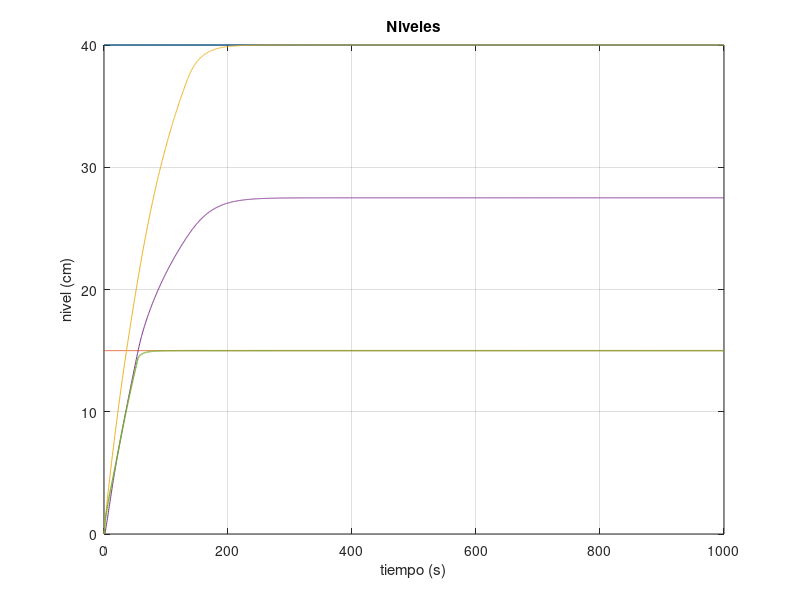
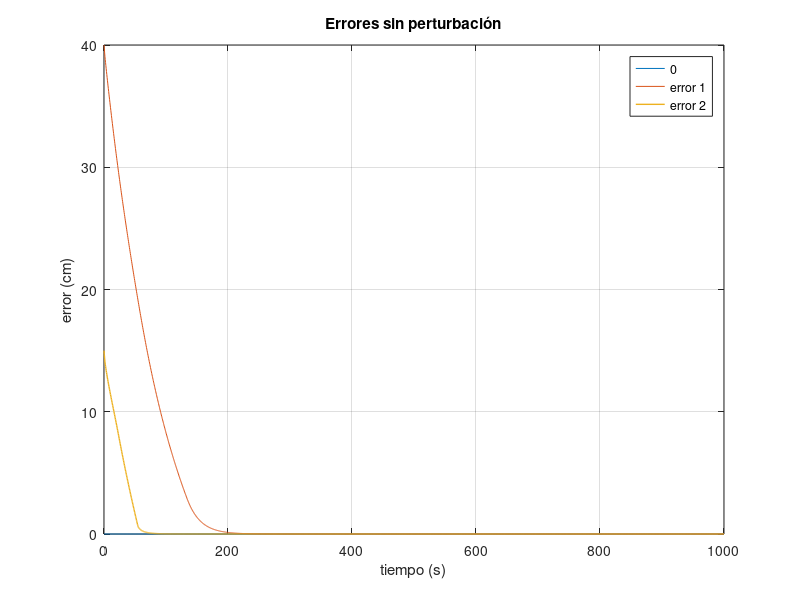
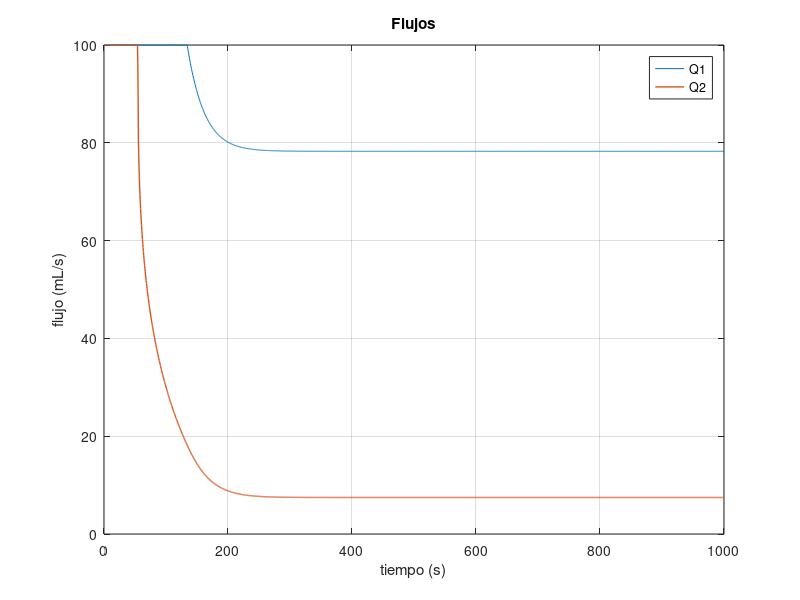

Write MATLAB code to recreate these figures, in order.

clear all;

load("altura.mat");
load("error.mat");
load("flujo.mat");
resized = [680, 458, 280, 210];

figure(1)
plot(altura(1,:), altura(2,:)*100, altura(1,:), altura(3,:)*100, altura(1,:), altura(4,:)*100,altura(1,:), altura(5,:)*100, altura(1,:), altura(6,:)*100, 'linewidth', 1);
grid on;
xlabel('tiempo (s)');
ylabel('nivel (cm)');
%legend('H1*', 'H2*', 'H1', 'H3', 'H2');
title('Niveles');
set(gcf, 'Position', resized);

figure(2)
plot(error(1,:), zeros(size(error(1,:))), error(1,:), error(2,:)*100, error(1,:), error(3,:)*100, 'linewidth', 1);
grid on;
xlabel('tiempo (s)');
ylabel('error (cm)');
legend('0', 'error 1', 'error 2');
title('Errores sin perturbación');
set(gcf, 'Position', resized);

figure(3)
plot(flujo(1,:), flujo(2,:)*1000, flujo(1,:), flujo(3,:)*1000, 'linewidth',1);
grid on;
xlabel('tiempo (s)');
ylabel('flujo (mL/s)');
legend('Q1', 'Q2');
title('Flujos');
set(gcf, 'Position', resized);
